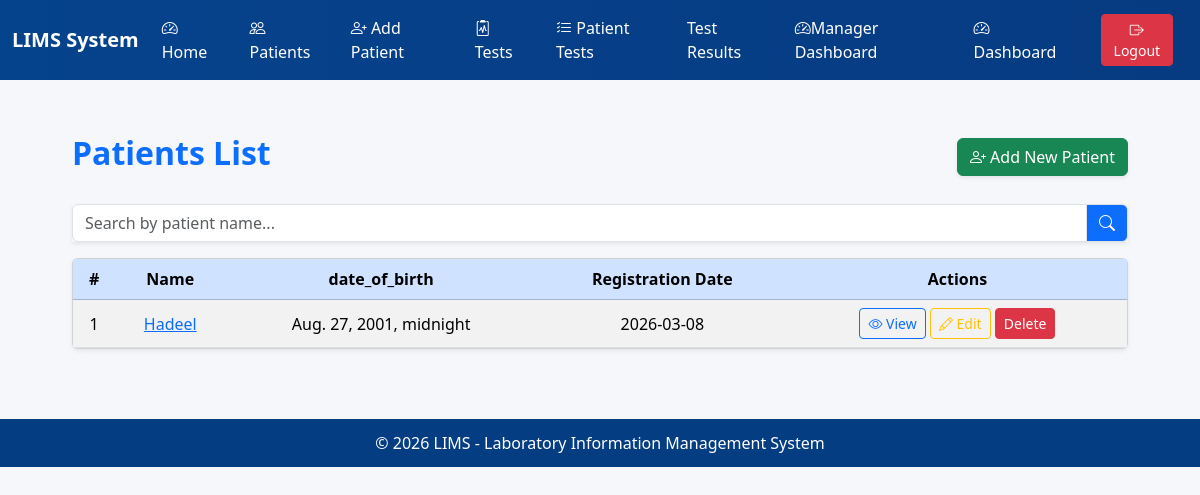
The page /patient/ on the database as committed earlier.
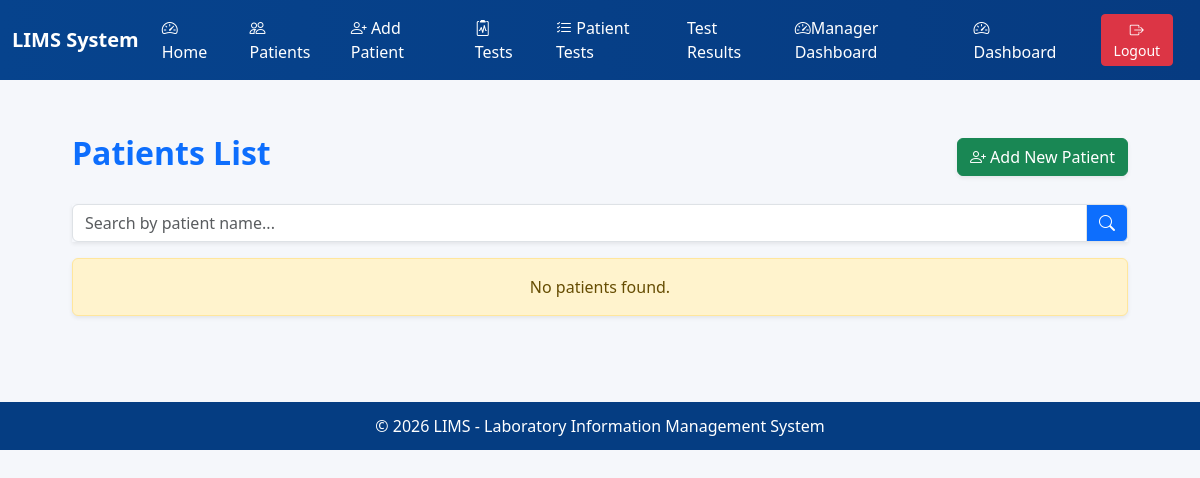
The same page on the database as committed later.
### core/models.py (models this page shows, shortened)
class Patient(models.Model):
    id = models.BigAutoField(primary_key=True)
    test_subject_id = models.CharField(max_length=50, unique=True, blank=True)
    national_id = models.CharField(max_length=30, unique=True, blank=True, null=True)
    first_name = models.CharField(max_length=120)
    middle = models.CharField(max_length=120, blank=True, null=True)
    last_name = models.CharField(max_length=120)
    date_of_birth = models.DateTimeField(blank=True, null=True)
    GENDER_CHOICES = [('M', 'Male'), ('F', 'Female'), ('O', 'Other'), ('U', 'Unknown')]
    gender = models.CharField(max_length=1, choices=GENDER_CHOICES, default='U')
    blood_group = models.CharField(max_length=3, blank=True, null=True)
    phone = models.CharField(max_length=30, blank=True, null=True)
    email = models.EmailField(blank=True, null=True)
    address = models.TextField(blank=True, null=True)
    emergency_contact = models.CharField(max_length=120, blank=True, null=True)
    registration_date = models.DateTimeField(auto_now_add=True)
    last_update = models.DateTimeField(auto_now=True)
    notes = models.TextField(blank=True, null=True)
    class Meta:
        verbose_name = "Patient"
        verbose_name_plural = "Patients"
        ordering = ['-registration_date']
        indexes = [
            models.Index(fields=['test_subject_id']),
            models.Index(fields=['national_id']),
            models.Index(fields=['last_name', 'first_name']),
        ]

### core/views.py (the view)
# urls.py: path('patient/', views.patient_list, name='patient_list'),
def patient_list(request):
    patients = Patient.objects.all()
    return render(request, 'core/patient_list.html', {'patients': patients})

### core/templates/core/patient_list.html (shortened to what this page needs)
{% extends "base.html" %}
{% block content %}
<div class="container mt-4">
    <div class="d-flex justify-content-between align-items-center mb-4">
        <h2 class="fw-bold text-primary">Patients List</h2>
        <a href="{% url 'core:patient_create' %}" class="btn btn-success shadow-sm">
            <i class="bi bi-person-plus"></i> Add New Patient
        </a>
    </div>
    <div class="input-group mb-3 shadow-sm">
        <input type="text" id="searchInput" class="form-control" placeholder="Search by patient name...">
        <span class="input-group-text bg-primary text-white"><i class="bi bi-search"></i></span>
    </div>
    {% if patients %}
    <div class="card shadow-sm">
        <div class="card-body p-0">
            <table class="table table-hover table-striped mb-0" id="patientTable">
                <thead class="table-primary text-center">
                    <tr>
                        <th>#</th>
                        <th>Name</th>
                        <th>date_of_birth</th>
                        <th>Registration Date</th>
                        <th>Actions</th>
                    </tr>
                </thead>
                <tbody class="text-center align-middle">
                    {% for patient in patients %}
                    <tr>
                        <td>{{ forloop.counter }}</td>
                        <td>
                            <a href="{% url 'core:patient_detail' patient.id %}">
                                {{ patient.first_name }}
                            </a>
                        </td>
                        <td>{{ patient.date_of_birth }}</td>
                        <td>{{ patient.registration_date|date:"Y-m-d" }}</td>
                        <td>
                            <a href="{% url 'core:patient_detail' patient.id %}" class="btn btn-sm btn-outline-primary">
                                <i class="bi bi-eye"></i> View
                            </a>
                            <a href="{% url 'core:patient_update' patient.id %}" class="btn btn-sm btn-outline-warning">
                                <i class="bi bi-pencil"></i> Edit
                            </a>
                            <a href="{% url 'core:patient_delete' patient.pk %}" class="btn btn-sm btn-danger">
                                Delete
                            </a>
                        </td>
                    </tr>
                    {% endfor %}
                </tbody>
            </table>
        </div>
    </div>
    {% else %}
    <div class="alert alert-warning text-center shadow-sm mt-3">
        No patients found.
    </div>
    {% endif %}
</div>
{% endblock %}

Rows that differ between the two databases and show on the page:
removed Patient: first_name "Hadeel", date_of_birth "Aug. 27, 2001, midnight", registration_date "2026-03-08"
Other text that changed with them:
text no longer shown: "# Name date_of_birth Registration Date Actions"
text now shown: "No patients found."
